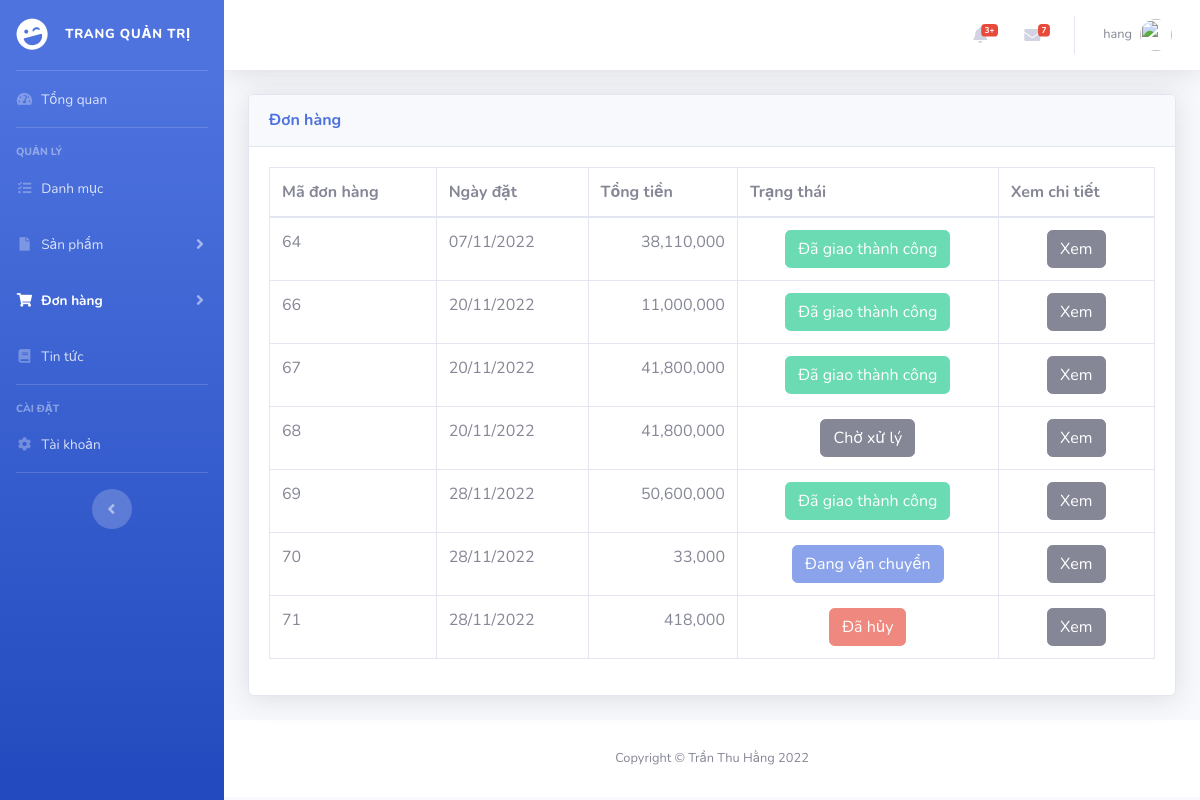
The page /mvc196/PHPAdmin/cart.php (signed in) on the database as committed earlier.
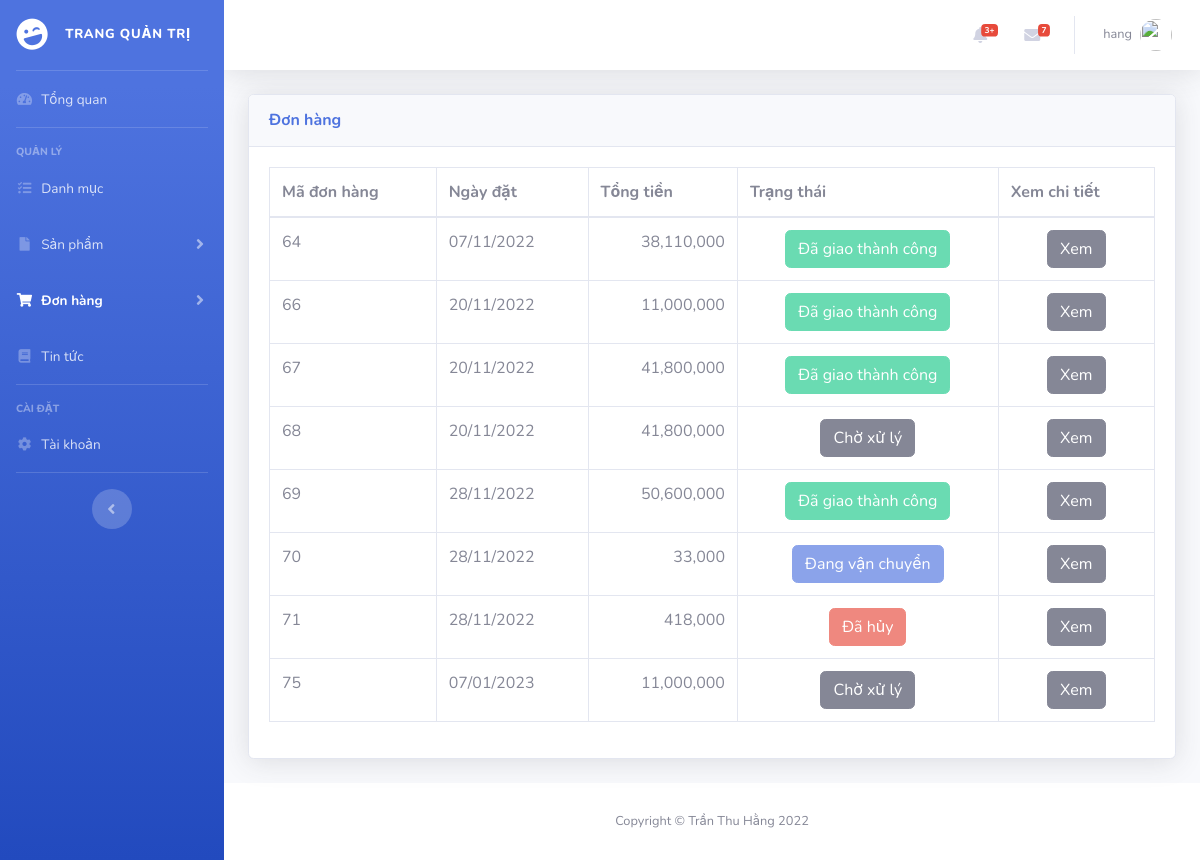
The same page on the database as committed later.
### tables this page shows
CREATE TABLE `orders` (
  `id` int(11) NOT NULL,
  `user_id` int(11) NOT NULL,
  `payment_id` int(11) NOT NULL,
  `status` int(10) NOT NULL,
  `total` bigint(20) DEFAULT NULL,
  `created_date` date NOT NULL
);

### mvc196/PHPAdmin/cart.php (the view, shortened to what this page needs)
<?php
include('includes/header.php');
include('includes/navbar.php');
?>
<div class="container-fluid">
	<div class="card shadow mb-4">
		<div class="card-header py-3">
			<h6 class="m-0 font-weight-bold text-primary">Đơn hàng
			</h6>
		</div>
		<div class="card-body">
			<div class="table-responsive">
				<?php
				$query = "SELECT * FROM orders";
				$query_run = mysqli_query($connection, $query);
				?>
				<table class="table table-bordered" id="dataTable" width="100%" cellspacing="0">
					<thead>
						<tr>
							<th> Mã đơn hàng </th>
							<th> Ngày đặt </th>
							<th> Tổng tiền </th>
							<th> Trạng thái </th>
							<th> Xem chi tiết </th>
						</tr>
					</thead>
					<tbody>
						<?php
						if (mysqli_num_rows($query_run) > 0) {
							while ($row = mysqli_fetch_assoc($query_run)) {
						?>
								<tr>
									<td><?php echo $row['id']; ?></td>
									<td><?php echo date("d/m/Y", strtotime($row['created_date'])); ?></td>
									<td class="right"><?php echo number_format($row['total']); ?></td>
									<td class="center">
										<?php
											$status = $row['status'];
											if($status == 0){
												$content = 'Chờ xử lý';
												$type = 'secondary';
												$disable = '';
											} elseif($status == 1){
												$content = 'Đang vận chuyển';
												$type = 'primary';
												$disable = 'disabled';
											} elseif($status == 2){
												$content = 'Đã giao thành công';
												$type = 'success';
												$disable = 'disabled';
											} elseif($status == 5){
												$content = 'Đã hủy';
												$type = 'danger';
												$disable = 'disabled';
											}
										?>
										<a href="updateCart.php?id=<?= $row['id']; ?>">
											<button class="btn btn-<?=$type?>" <?= $disable ?>><?=$content?></button>
										</a>
									</td>
									<td class="center">
										<a href="viewCart.php?id=<?= $row['id']; ?>">
											<button class="btn btn-secondary">Xem</button>
										</a>
									</td>
								</tr>
						<?php
							}
						} else {
							echo "<tr><td colspan='5' style='text-align: center;'>Không có bản ghi</td><tr>";
						}
						?>
					</tbody>
				</table>
			</div>
		</div>
	</div>
</div>
<?php
include('includes/scripts.php');
include('includes/footer.php');
?>

Rows that differ between the two databases and show on the page:
added orders: id "75", created_date "07/01/2023", total "11,000,000", status "Chờ xử lý"
